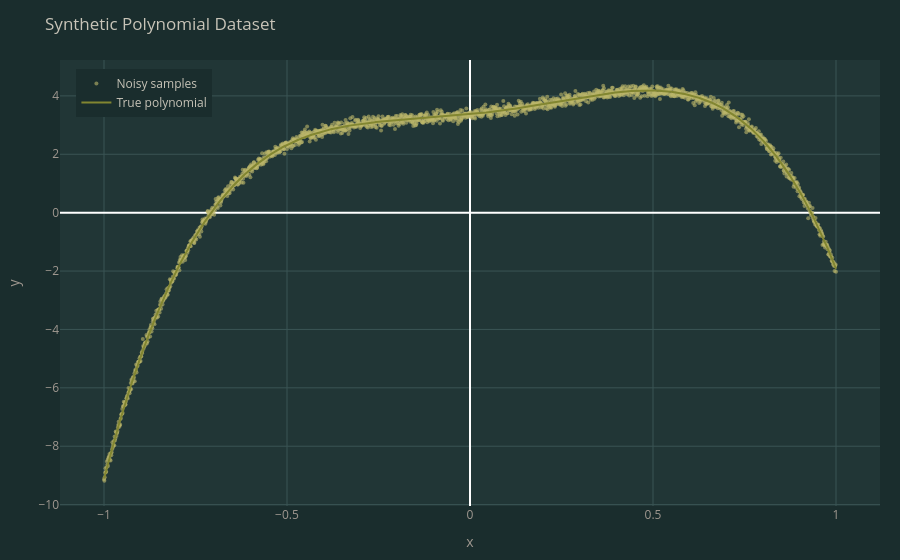

Notebook cell for this chart:
### Markdown cell above
### Visualize the dataset

Plot a subset of the noisy $(x, y)$ samples along with the true polynomial curve.

### Code cell
def plot_dataset(dataset, max_points=2000):
    x = dataset.x[:, 1].numpy()  # original x feature
    y = dataset.y.numpy()
    y_true = (dataset.x @ dataset.coefs).numpy()

    idx = np.random.choice(len(x), size=min(max_points, len(x)), replace=False)
    idx.sort()

    fig = go.Figure()
    fig.add_trace(go.Scatter(
        x=x[idx], y=y[idx],
        mode='markers',
        marker=dict(color=SITE['accent'], size=4, opacity=0.6),
        name='Noisy samples'
    ))
    fig.add_trace(go.Scatter(
        x=x, y=y_true,
        mode='lines',
        line=dict(color=SITE['olive'], width=2),
        name='True polynomial'
    ))
    fig.update_layout(
        title=dict(text='Synthetic Polynomial Dataset', font=dict(color=SITE['text_primary'])),
        xaxis=dict(title='x', color=SITE['text_secondary'], gridcolor=SITE['border']),
        yaxis=dict(title='y', color=SITE['text_secondary'], gridcolor=SITE['border']),
        paper_bgcolor=SITE['bg_secondary'],
        plot_bgcolor=SITE['bg_primary'],
        font=dict(color=SITE['text_primary']),
        legend=dict(x=0.02, y=0.98, bgcolor=SITE['bg_secondary'], bordercolor=SITE['border']),
        autosize=True,
        margin=dict(l=60, r=20, t=60, b=40),
    )
    return fig

fig_dataset = plot_dataset(dataset)
fig_dataset.write_html(
    PLOTS_DIR / "linear_regression_dataset.html",
    config=dict(responsive=True, displayModeBar=True),
    include_plotlyjs='cdn',
)
fig_dataset.show()

### Figure 1 — Plotly figure (JSON) as saved in the notebook; plotly's stock layout.template omitted (floating-point values rounded to 4 significant figures; data arrays with more than 128 entries replaced by an {"elided": "..."} marker saying what was removed)
{"data": [{"marker": {"color": "#bdb76b", "opacity": 0.6, "size": 4}, "mode": "markers", "name": "Noisy samples", "type": "scatter", "x": {"elided": "2000 float values"}, "y": {"elided": "2000 float values"}}, {"line": {"color": "#828631", "width": 2}, "mode": "lines", "name": "True polynomial", "type": "scatter", "x": {"elided": "2001 float values"}, "y": {"elided": "2001 float values"}}], "layout": {"autosize": true, "font": {"color": "#c8c4b8"}, "legend": {"bgcolor": "#1a2d2d", "bordercolor": "#3a5454", "x": 0.02, "y": 0.98}, "margin": {"b": 40, "l": 60, "r": 20, "t": 60}, "paper_bgcolor": "#1a2d2d", "plot_bgcolor": "#213636", "title": {"font": {"color": "#c8c4b8"}, "text": "Synthetic Polynomial Dataset"}, "xaxis": {"color": "#a09890", "gridcolor": "#3a5454", "title": {"text": "x"}}, "yaxis": {"color": "#a09890", "gridcolor": "#3a5454", "title": {"text": "y"}}}}
